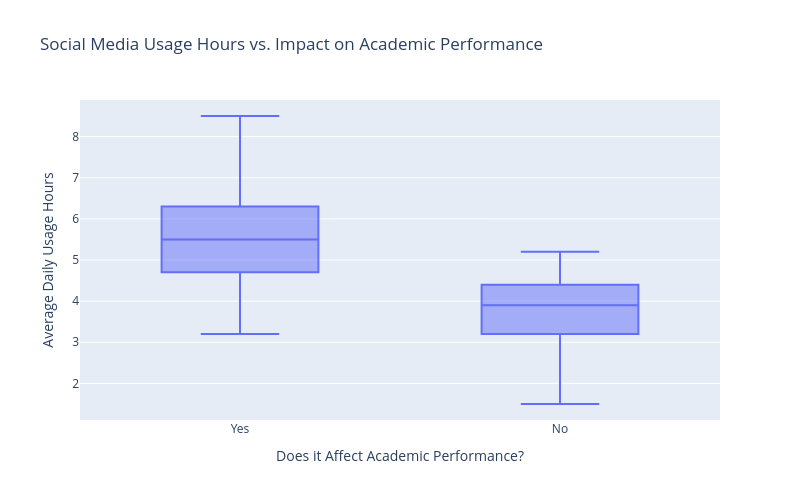

Source (notebook cell):
### Markdown cell above
>## `3. Academic Impact Analysis`

### Code cell
# #### Academic Performance vs Social Media Usage
fig = px.box(df, x='Affects_Academic_Performance', y='Avg_Daily_Usage_Hours', 
              title='Social Media Usage Hours vs. Impact on Academic Performance',
              labels={'Affects_Academic_Performance': 'Does it Affect Academic Performance?',
                     'Avg_Daily_Usage_Hours': 'Average Daily Usage Hours'})
fig.update_layout(width=800, height=500)
fig.show()

### Figure 1 — Plotly figure (JSON) as saved in the notebook; plotly's stock layout.template omitted (floating-point values rounded to 4 significant figures; data arrays with more than 128 entries replaced by an {"elided": "..."} marker saying what was removed)
{"data": [{"alignmentgroup": "True", "hovertemplate": "Does it Affect Academic Performance?=%{x}<br>Average Daily Usage Hours=%{y}<extra></extra>", "legendgroup": "", "marker": {"color": "#636efa"}, "name": "", "notched": false, "offsetgroup": "", "orientation": "v", "showlegend": false, "type": "box", "x": {"elided": "705 str values"}, "x0": " ", "xaxis": "x", "y": {"elided": "705 float values"}, "y0": " ", "yaxis": "y"}], "layout": {"boxmode": "group", "height": 500, "legend": {"tracegroupgap": 0}, "title": {"text": "Social Media Usage Hours vs. Impact on Academic Performance"}, "width": 800, "xaxis": {"anchor": "y", "domain": [0, 1], "title": {"text": "Does it Affect Academic Performance?"}}, "yaxis": {"anchor": "x", "domain": [0, 1], "title": {"text": "Average Daily Usage Hours"}}}}
